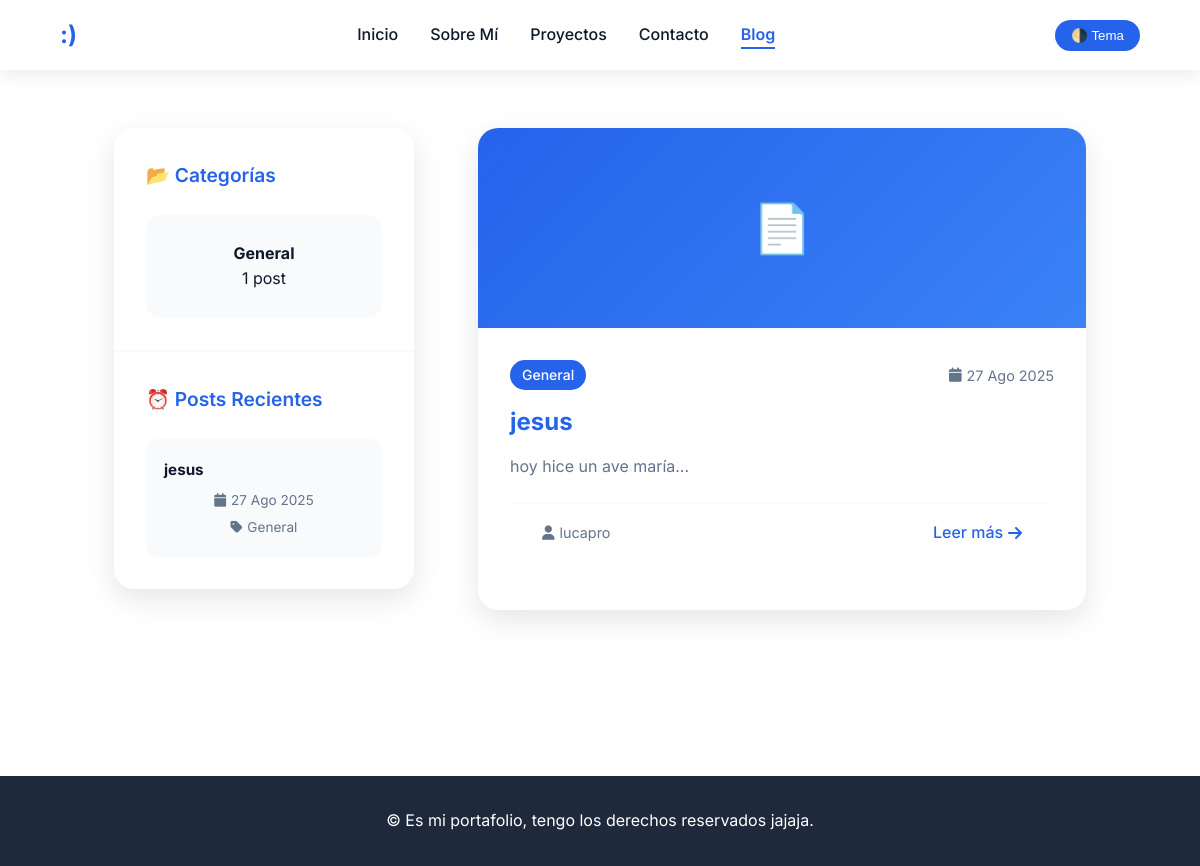
/blog/, run on an earlier commit of the app's database.
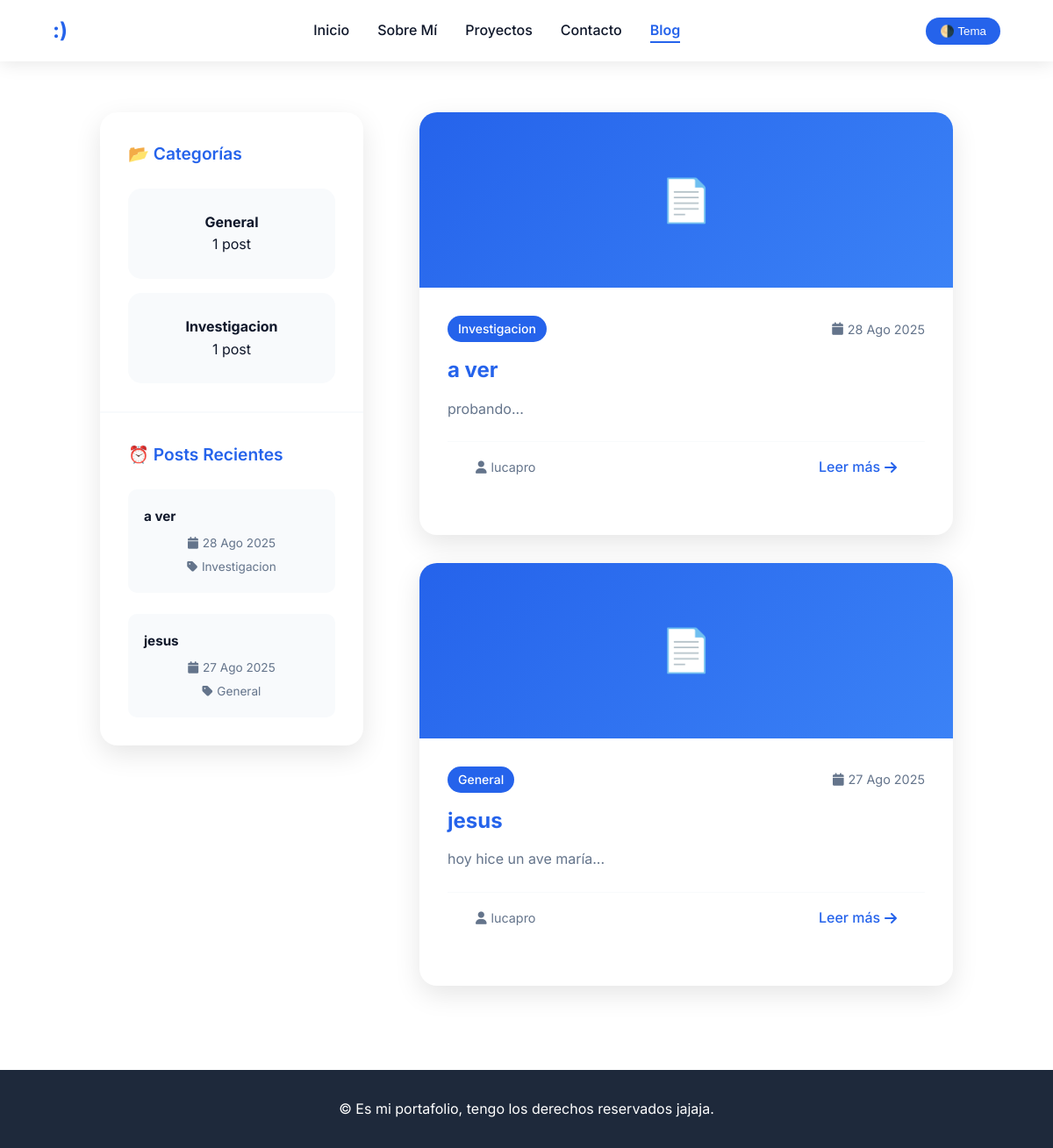
And on a later commit of the database.
### blog/models.py (models this page shows, shortened)
class Category(models.Model):
    name = models.CharField(max_length=100, unique=True)
    slug = models.SlugField(max_length=100, unique=True, blank=True)
    description = models.TextField(blank=True)
    created_at = models.DateTimeField(auto_now_add=True)
    class Meta:
        verbose_name_plural = "categories"
        app_label = 'blog'  # Declarar explícitamente la app

class Post(models.Model):
    STATUS_CHOICES = [
        ('draft', 'Draft'),
        ('published', 'Published'),
    ]
    title = models.CharField(max_length=200)
    slug = models.SlugField(max_length=200, unique=True, blank=True)
    author = models.ForeignKey(User, on_delete=models.CASCADE)
    content = models.TextField()
    excerpt = models.CharField(max_length=300, blank=True)
    category = models.ForeignKey(Category, on_delete=models.CASCADE)
    status = models.CharField(max_length=10, choices=STATUS_CHOICES, default='draft')
    created_at = models.DateTimeField(auto_now_add=True)
    updated_at = models.DateTimeField(auto_now=True)
    featured_image = models.ImageField(upload_to='blog/images/', blank=True, null=True)
    class Meta:
        ordering = ['-created_at']
        app_label = 'blog'  # Declarar explícitamente la app

### blog/views.py (the view)
# urls.py: path('', views.index, name='index'),
def index(request):
    posts = Post.objects.filter(status='published').select_related('category', 'author')
    categories = Category.objects.all()
    paginator = Paginator(posts, 6)  # 6 posts por página
    page_number = request.GET.get('page')
    page_obj = paginator.get_page(page_number)
    context = {
        'page_obj': page_obj,
        'posts': page_obj,
        'categories': categories,
        'title': 'Blog'
    }
    return render(request, 'blog/index.html', context)

### blog/templates/blog/index.html (shortened to what this page needs)
{% extends "blog/base.html" %}
{% load static %}
{% block page_content %}
<div class="blog-container">
    <aside class="blog-sidebar">
        {% if categories %}
        <div class="sidebar-widget">
            <h3>📂 Categorías</h3>
            <div class="categories-grid">
                {% for category in categories %}
                <div class="info-card category-card" onclick="window.location.href='{% url 'blog:category' category.slug %}'">
                    <h4>{{ category.name }}</h4>
                    <p>{{ category.post_set.count }} post{{ category.post_set.count|pluralize }}</p>
                </div>
                {% endfor %}
            </div>
        </div>
        {% endif %}
        <div class="sidebar-widget">
            <h3>⏰ Posts Recientes</h3>
            <div class="recent-posts-list">
                {% for post in posts|slice:":2" %}
                <article class="recent-post-card" onclick="window.location.href='{% url 'blog:post_detail' post.slug %}'">
                    <h4>
                        <a href="{% url 'blog:post_detail' post.slug %}">{{ post.title }}</a>
                    </h4>
                    <div class="recent-meta">
                        <span><i class="fas fa-calendar"></i> {{ post.created_at|date:"d M Y" }}</span>
                        <span><i class="fas fa-tag"></i> {{ post.category.name }}</span>
                    </div>
                </article>
                {% endfor %}
            </div>
        </div>
    </aside>
    <div class="blog-main">
        {% if posts %}
        <article class="blog-posts-grid">
            {% for post in posts %}
            <div class="blog-post-card">
                <div class="post-image">
                    {% if post.featured_image %}
                        <img src="{{ post.featured_image.url }}" alt="{{ post.title }}">
                    {% else %}
                        📄
                    {% endif %}
                </div>
                <div class="post-content">
                    <div class="post-meta">
                        <div class="post-category">
                            <a href="{% url 'blog:category' post.category.slug %}" class="tech-tag">
                                {{ post.category.name }}
                            </a>
                        </div>
                        <div class="post-date">
                            <i class="fas fa-calendar"></i>
                            {{ post.created_at|date:"d M Y" }}
                        </div>
                    </div>
                    <h3>
                        <a href="{% url 'blog:post_detail' post.slug %}">{{ post.title }}</a>
                    </h3>
                    <p>
                        {% if post.excerpt %}
                            {{ post.excerpt }}
                        {% else %}
                            {{ post.content|truncatewords:20 }}
                        {% endif %}
                    </p>
                    <div class="post-footer">
                        <div class="post-author">
                            <i class="fas fa-user"></i>
                            {{ post.author.get_full_name|default:post.author.username }}
                        </div>
                        <a href="{% url 'blog:post_detail' post.slug %}" class="read-more">
                            Leer más <i class="fas fa-arrow-right"></i>
                        </a>
                    </div>
                </div>
            </div>
            {% endfor %}
        </article>
        {% endif %}
    </div>
</div>
{% endblock %}

### blog/templates/blog/base.html (shortened to what this page needs)
{% load static %}
<!DOCTYPE html>
<html lang="es" data-theme="light">
<head>
    <link href="https://cdnjs.cloudflare.com/ajax/libs/font-awesome/6.4.0/css/all.min.css" rel="stylesheet"/>
    <link rel="stylesheet" href="{% static 'core/styles.css' %}">
</head>
<body>
    <header>
        <nav>
            <div class="logo">
                <a href="{% url 'core:home' %}">:)</a>
            </div>
            <ul class="nav-links">
                <li><a href="{% url 'core:home' %}#inicio">Inicio</a></li>
                <li><a href="{% url 'core:home' %}#sobre-mi">Sobre Mí</a></li>
                <li><a href="{% url 'core:home' %}#proyectos">Proyectos</a></li>
                <li><a href="{% url 'core:home' %}#contacto">Contacto</a></li>
                <li><a href="{% url 'blog:index' %}" class="{% if '/blog/' in request.path %}active-blog{% endif %}">Blog</a></li>
            </ul>
            <button class="theme-toggle" onclick="toggleTheme()">🌙 Tema</button>
        </nav>
    </header>
    <main>
        <section class="blog-section" id="blog-content">
            {% block page_content %}{% endblock %}
        </section>
    </main>
    <footer>
        <p>© Es mi portafolio, tengo los derechos reservados jajaja.</p>
    </footer>
</body>
</html>

What changed in the data, as far as the page shows it:
added Category: name "Investigacion", post_set.count "1"
added Post: title "a ver", created_at "28 Ago 2025", category.name "Investigacion", excerpt "probando...", author.get_full_name "lucapro"
